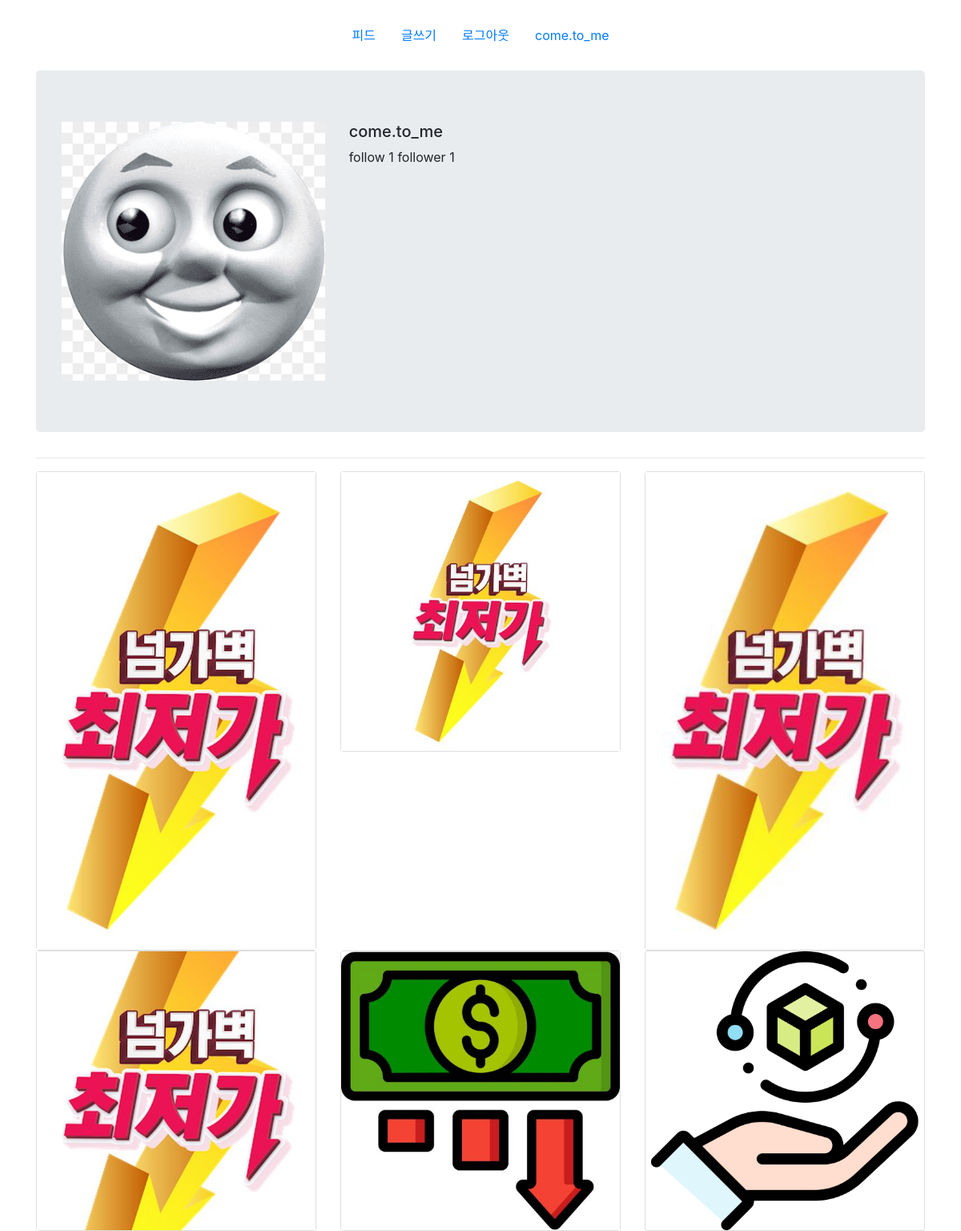
/accounts/come.to_me/ (signed in), run on the app's committed database.
### accounts/models.py (models this page shows)
class User(AbstractUser):
    follow = models.ManyToManyField(
        settings.AUTH_USER_MODEL, related_name='follower')
    image = ProcessedImageField(upload_to='accounts',
                                processors=[ResizeToFill(300, 300)],
                                format='JPEG',
                                options={'quality': 80},
                                default='default.png'
                                )

### posts/models.py (models this page shows)
class Post(models.Model):
    content = models.CharField(max_length=200)
    user = models.ForeignKey(settings.AUTH_USER_MODEL,  # user 정보 가져오는 곳
                             on_delete=models.CASCADE)
    created_at = models.DateTimeField(auto_now_add=True)
    image = ProcessedImageField(upload_to='posts',
                                processors=[ResizeToCover(500, 500)],
                                format='JPEG',
                                options={'quality': 80})
    like_users = models.ManyToManyField(
        settings.AUTH_USER_MODEL, related_name='like_posts')
    class Meta:
        ordering = ['-id']

### accounts/views.py (the view)
# urls.py: path('<str:username>/', views.profile, name='profile'),
def profile(request, username):
    user_profile = get_object_or_404(get_user_model(), username=username)
    context = {
        'user_profile': user_profile,
    }
    return render(request, 'accounts/profile.html', context)

### accounts/templates/accounts/profile.html (shortened to what this page needs)
{% extends 'base.html' %}
{% block content %}
    <div class="jumbotron">
        <div class="row">
            <div class="col-4">
                <div class="row">
                <img class="col-12" src="{{user_profile.image.url}}" alt="">
                </div>
            </div>
            <div class="col-8">
                <h5>{{user_profile.username}}</h5>
                <p>follow {{user_profile.follow.count}} follower {{user_profile.follower.count}}</p>
            </div>
        </div>
    </div>
    <hr>
        <div class="row row-cols-3">
            {% for post in user_profile.post_set.all %}
            <div class="col">
                <div class="card">
                    <img src="{{post.image.url}}" alt="">
                </div>
            </div>
            {% endfor %}
        </div>
{% endblock  %}

### insta/templates/nav.html
<nav class="nav d-flex justify-content-center my-4">
  {% if user.is_authenticated %}
    <a class="nav-link" href="{% url 'posts:index' %}">피드</a>
    <a class="nav-link" href="{% url 'posts:create' %}">글쓰기</a>
    <a class="nav-link" href="{% url 'accounts:logout' %}">로그아웃</a>
    <a class="nav-link" href="{% url 'accounts:profile' user.username %}">{{ user.username }}</a>
  {% else %}
    <a class="nav-link" href="{% url 'accounts:signup' %}">회원가입하기</a>
    <a class="nav-link" href="{% url 'accounts:login' %}">로그인하기</a>
  {% endif %}
</nav>

### data on the page
User: username "come.to_me", image (picture), follow.count "1", follower.count "1"
Post: image (picture)
Post: image (picture)
Post: image (picture)
Post: image (picture)
Post: image (picture)
Post: image (picture)
